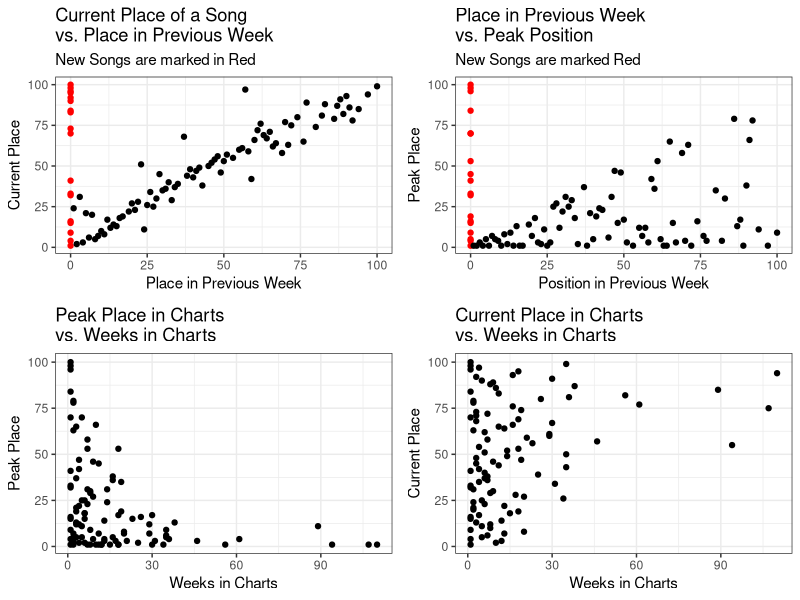
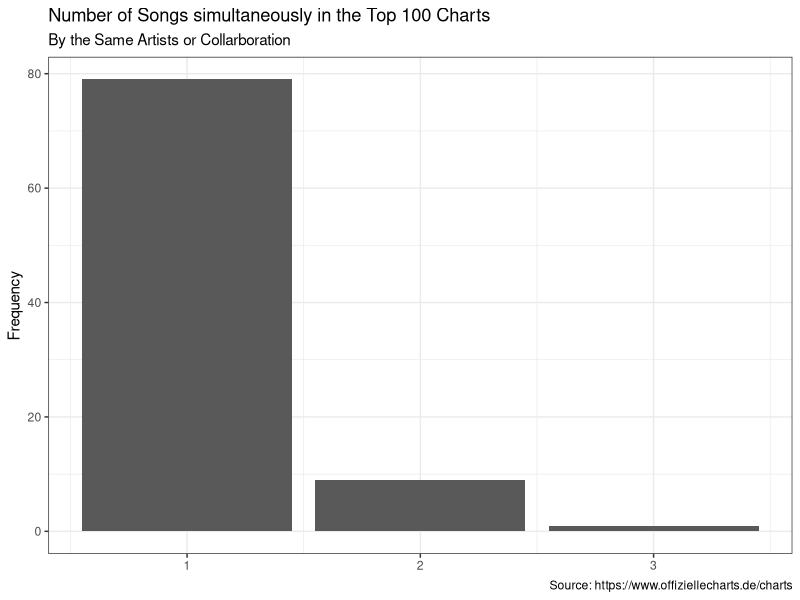
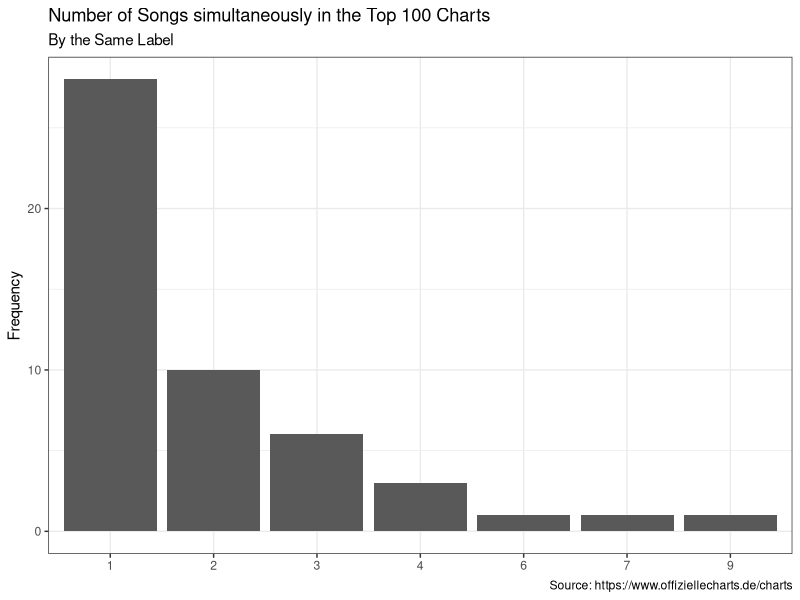

Here is the R script that generated these plots, in order:
## ---- chunk 1
library(ggplot2)
library(gridExtra)
library(readr)
library(dplyr)
chart_scrap <- read_csv('2021-09-22_charts_report.csv')
## ---- chunk 2
#Reporting Figures and Tables
#Scatter Plots
current_v_last <- ggplot(data = chart_scrap,
                                     aes(y = current, x=last_week,
                                     col=ifelse(is.na(last_week), yes = 'NA' , no = 'NonNA')))+
                                      geom_point(aes(y = current, x=last_week_fill),show.legend = F)+
                                      scale_color_manual(values = c('#FF0000','#000000'))+
                                      labs(title = 'Current Place of a Song \nvs. Place in Previous Week',
                                           subtitle = 'New Songs are marked in Red',
                                           y='Current Place', x='Place in Previous Week')+
                                        theme_bw()
weeks_v_peak <- ggplot(data = chart_scrap,
                                             aes(x=weeks_in_charts, y=peak_in_charts))+
                                              geom_point()+
                                              labs(title = 'Peak Place in Charts \nvs. Weeks in Charts',
                                                   x='Weeks in Charts', y='Peak Place')+
                                              theme_bw()
week_v_current <- ggplot(data = chart_scrap, aes(x=weeks_in_charts, y=current))+
                                      geom_point()+
                                      labs(title = 'Current Place in Charts \nvs. Weeks in Charts',
                                           x='Weeks in Charts', y='Current Place')+
                                      theme_bw()
last_v_peak <- ggplot(data = chart_scrap, aes(x=last_week_fill, y=peak_in_charts,
                                                col=ifelse(is.na(last_week), yes = 'NA' , no = 'NonNA')))+
                                    geom_point(show.legend = F)+
                                    labs(title = 'Place in Previous Week \nvs. Peak Position',
                                         subtitle = 'New Songs are marked Red',
                                         x='Position in Previous Week', y='Peak Place')+
                                    scale_color_manual(values = c('#FF0000','#000000'))+
                                    theme_bw()
grid.arrange(current_v_last,last_v_peak, weeks_v_peak,week_v_current, nrow=2)
## ---- chunk 3
chart_scrap%>%
                      count(artist)%>%
                      ggplot(aes(x=n))+
                      geom_bar()+
                      labs(title = 'Number of Songs simultaneously in the Top 100 Charts',
                           subtitle = 'By the Same Artists or Collarboration',
                           y='Frequency',
                           x=NULL,
                           caption = 'Source: https://www.offiziellecharts.de/charts')+
                      theme_bw()
chart_scrap%>%
                        count(artist,sort = T)%>%
                        filter(n>1)%>%
                        knitr::kable()
chart_scrap%>%
                      count(label)%>%
                      ggplot(aes(x=as.factor(n)))+
                      geom_bar()+
                      geom_bar()+
                      labs(title = 'Number of Songs simultaneously in the Top 100 Charts',
                           subtitle = 'By the Same Label',
                           y='Frequency',
                           x=NULL,
                           caption = 'Source: https://www.offiziellecharts.de/charts')+
                      theme_bw()
chart_scrap%>%
                        count(label, sort = T)%>%
                        filter(n>1)%>%
                        knitr::kable()
## ---- chunk 4
#Songs that are currently peaking
chart_scrap%>%
                        filter(current == peak_in_charts)%>%
                        select(artist, title, current)%>%
                        rename(Position = current)%>%
                        knitr::kable()
